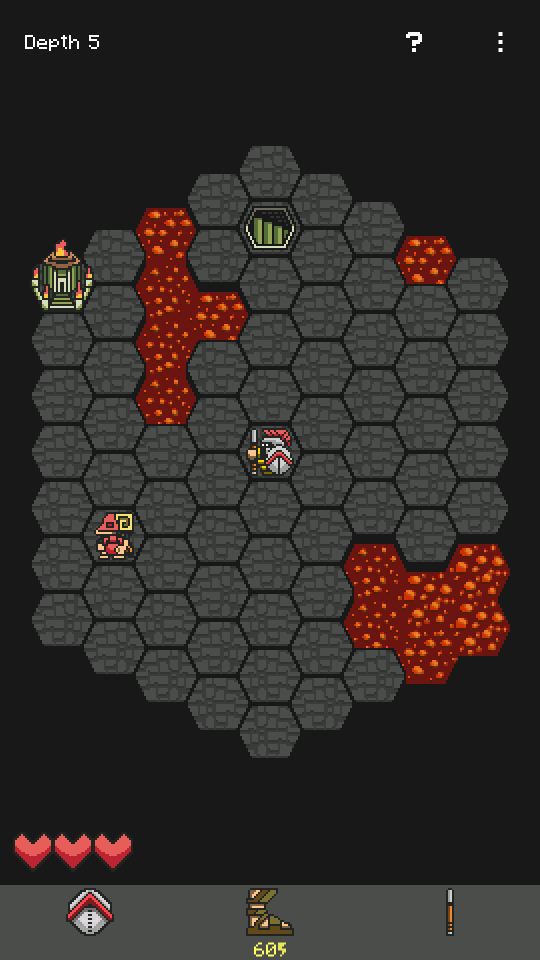
#> input picture screens/1080x1920/simple1.png, 1080 x 1920 px, found by its file name (shown at 1/2 size)
$ python feature_matching.py
#> lines starting #> are read from the running program, lines starting #| are printed output that depends on the picture
import cv2 as cv # 4.5.5
import numpy as np
from glob import glob
from matplotlib import pyplot as plt


assets = glob('output/*.png')
base_image = 'simple1.png'
base = cv.imread('screens/1080x1920/'+str(base_image))
#> base is the input picture: shape (1920, 1080, 3); mean B, G, R 41.2, 44, 49.6
# cv.imshow('base', base)
# cv.waitKey(0)
# cv.destroyAllWindows()


sift = cv.SIFT_create() # features extractor

base_img = cv.imread('screens/1080x1920/simple1.png' ,cv.IMREAD_GRAYSCALE)
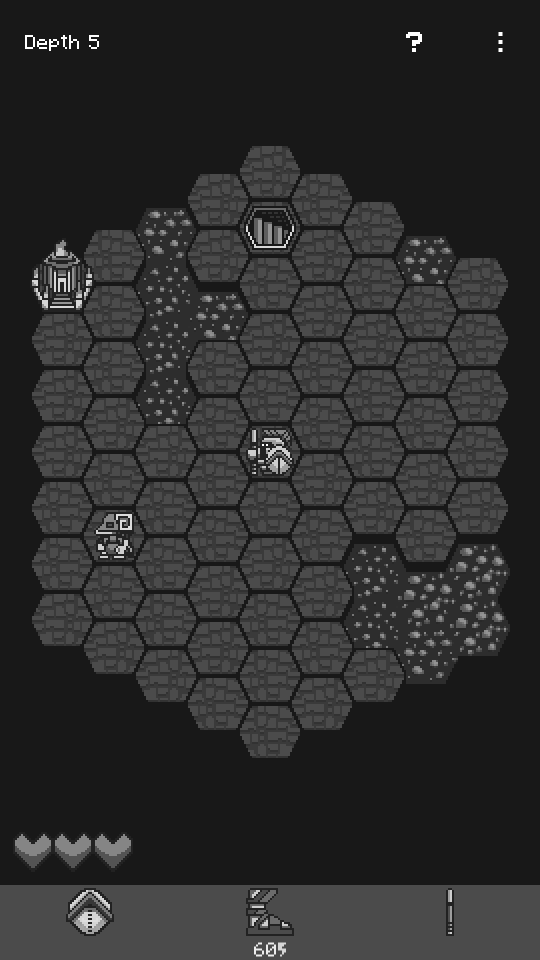
#> base_img: shape (1920, 1080) (shown at 1/2 size); min 24, max 255, mean 45
kp_base, des_base = sift.detectAndCompute(base_img, None)
#> kp_base = 4142 keypoints; strongest (x, y, size): (1001, 84, 5.7), (180, 92, 2.8), (132, 96, 2.8), (828, 100, 5.5)

MIN_MATCH_COUNT = 10
FLANN_INDEX_KDTREE = 1 # align exposures
index_params = dict(algorithm=FLANN_INDEX_KDTREE, trees=5)
search_params = dict(checks=100)
flann = cv.FlannBasedMatcher(index_params, search_params)

colors = [(255,0,0), (0,255,0), (0,0,255), (0,255,255), (255,255,255)]
i = 0
# for asset in assets[57:58]:
for asset in assets[54:63]:
# for asset in assets[77:82]:

    img = cv.imread(asset) # read asset

    # rescale x4
    scale_percent = 400 # percent of original size
    width = int(img.shape[1] * scale_percent / 100)
    height = int(img.shape[0] * scale_percent / 100)
    dim = (width, height)
    img = cv.resize(img, dim, interpolation = cv.INTER_AREA)

    # look up
    # cv.imshow('img', img)
    # cv.waitKey(0)
    # cv.destroyAllWindows()

    gray = cv.cvtColor(img, cv.COLOR_BGR2GRAY) # to gray

    # find descriptors and match
    kp, des = sift.detectAndCompute(gray, None)
    matches = flann.knnMatch(des, des_base, k=2)

    good = []
    for m, n in matches:
        if m.distance < 0.8*n.distance: # you may adjust value here
            good.append(m)


    if len(good) > MIN_MATCH_COUNT:

        src_pts = np.float32(
            [kp[m.queryIdx].pt for m in good]).reshape(-1, 1, 2)
        dst_pts = np.float32(
            [kp_base[m.trainIdx].pt for m in good]).reshape(-1, 1, 2)

        for point in dst_pts:
            cv.circle(base,(int(point[0][0]), int(point[0][1])),3,colors[i%len(colors)],5)
    i += 1

scale_percent = 40 # percent of original size
width = int(base.shape[1] * scale_percent / 100)
#> width = 432
height = int(base.shape[0] * scale_percent / 100)
#> height = 768
dim = (width, height)
#> dim = (432, 768)
base = cv.resize(base, dim, interpolation = cv.INTER_AREA)
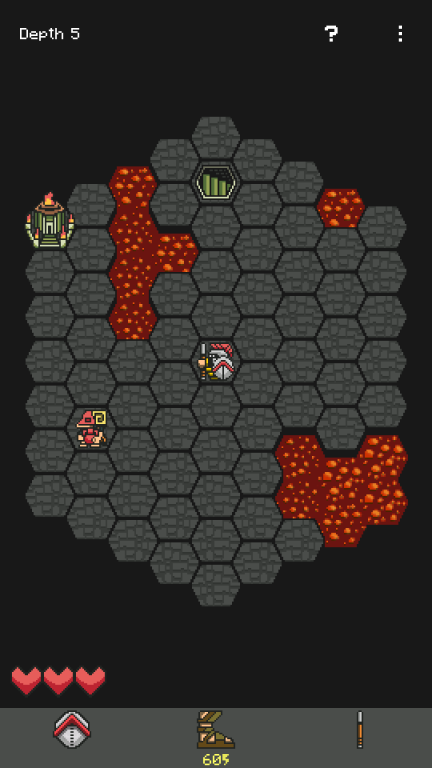
#> base: shape (768, 432, 3); mean B, G, R 41.2, 44, 49.6

cv.imshow('frame', base)
cv.waitKey(0)
cv.destroyAllWindows()
# %%

$ run again, with screens/1080x1920/simple2.png copied over screens/1080x1920/simple1.png
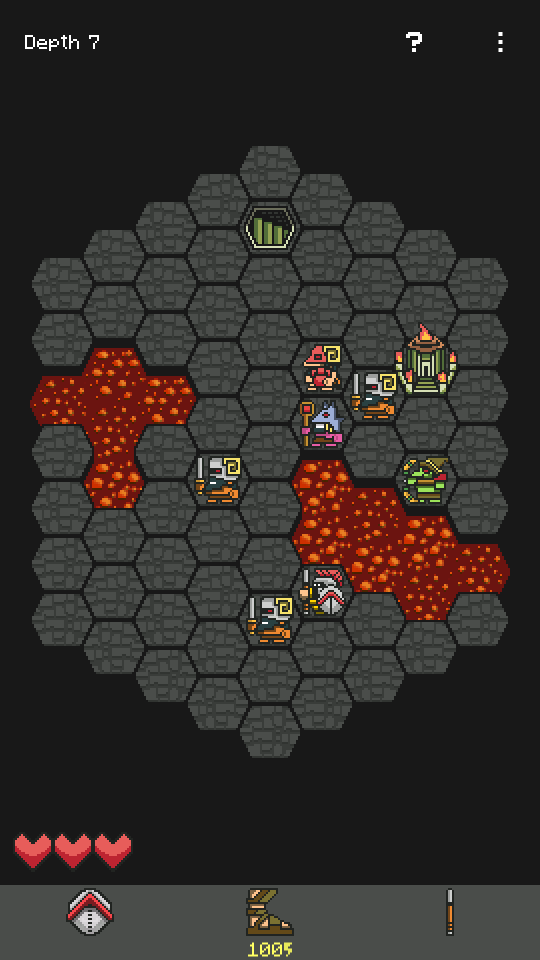
#> input picture screens/1080x1920/simple2.png, 1080 x 1920 px, found by its file name (shown at 1/2 size)
#> base is the input picture: shape (1920, 1080, 3); mean B, G, R 41.3, 44.4, 50.1
#> `base_img = cv.imread('screens/1080x1920/simple1.png' ,cv.IMREAD_GRAYSC..`:
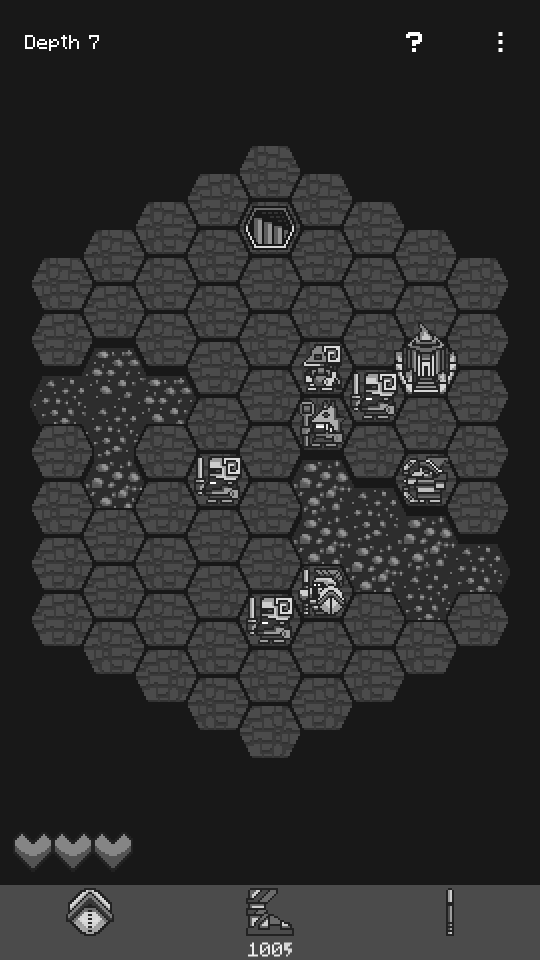
#> base_img: shape (1920, 1080) (shown at 1/2 size); min 24, max 255, mean 45.4
#> kp_base = 4702 keypoints; strongest (x, y, size): (1001, 84, 5.7), (132, 96, 2.8), (828, 100, 5.5), (140, 72, 3.2)
#> `base = cv.resize(base, dim, interpolation = cv.INTER_AREA)`:
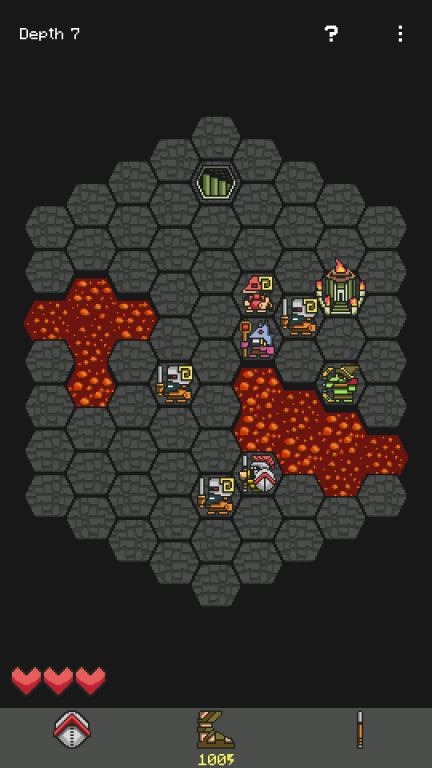
#> base: shape (768, 432, 3); mean B, G, R 41.3, 44.4, 50.1
